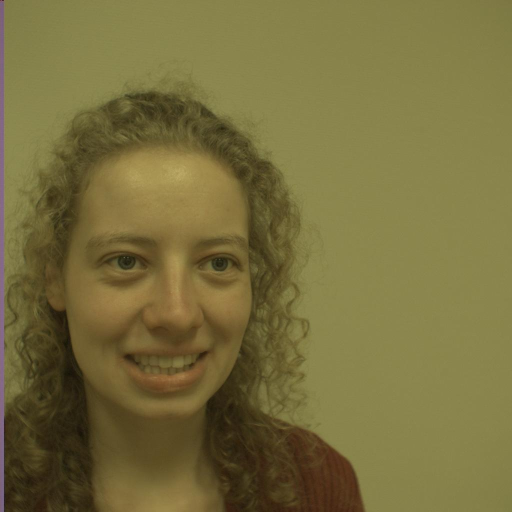
%> input picture code/images/subject2/subject2_Left/subject2_Left_1.jpg, 1024 x 1024 px (shown at 1/2 size)
$ octave main.m   (GNU Octave 9; MATLAB toolbox functions it lacks are replaced by stand-ins)
%> lines starting %> are read from the running program, lines starting %| are printed output that depends on the picture
%> further down, I_Left is the input picture: size 1024x1024x3 uint8; mean R, G, B 119.7, 110.1, 61.6
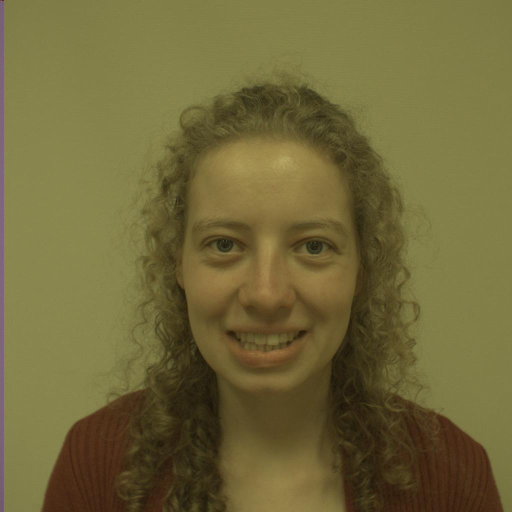
%> input picture code/images/subject2/subject2_Middle/subject2_Middle_1.jpg, 1024 x 1024 px (shown at 1/2 size)
%> further down, I_Middle is the input picture: size 1024x1024x3 uint8; mean R, G, B 112.5, 103.4, 57.6
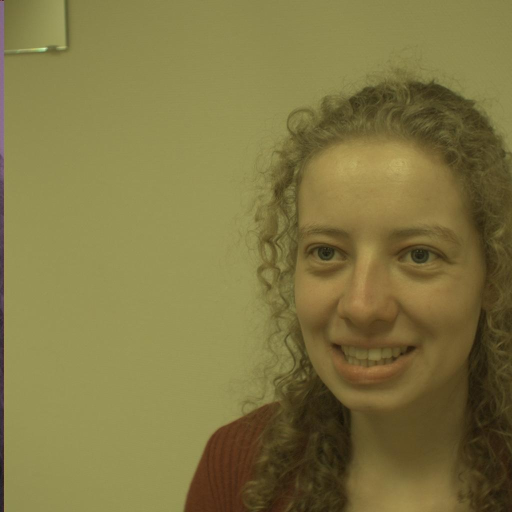
%> input picture code/images/subject2/subject2_Right/subject2_Right_1.jpg, 1024 x 1024 px (shown at 1/2 size)
%> further down, I_Right is the input picture: size 1024x1024x3 uint8; mean R, G, B 128.2, 118.4, 67
### code/colourNorm.m
function [Inorm1, Inorm2, Inorm3] = colourNorm(I1,I2,I3)
% This function gets 2 images and computes the mean and standard deviation
% for each channel of both images together. Then it uses these parameters
% to normalize the images and return them.

% Let's assume that the images are of the same size
    I1 = double(I1); % The functions need double data type
    I2 = double(I2);
    I3 = double(I3);
    [n,m,ch] = size(I1);
%> n = 1024; m = 1024; ch = 3
    Inorm1 = zeros(n,m,ch);
    Inorm2 = zeros(n,m,ch);
    Inorm3 = zeros(n,m,ch);
    mn = ones(ch,1);
    st = ones(ch,1);
    for ii = 1:ch % For each channel
        a = [I1(:,:,ii) I2(:,:,ii)]; % Consider the values in both images
        aa = reshape(a,[n*m*2 1]);
        mn(ii) = mean(aa); % Compute the global mean
        st(ii) = std(aa); % Compute the global standard deviation
        minI = mn(ii)-st(ii); % Use the computed values for the margins
        maxI = mn(ii)+st(ii);
        Inorm1(:,:,ii) = mat2gray(I1(:,:,ii),[minI maxI]); % Normalize
        Inorm2(:,:,ii) = mat2gray(I2(:,:,ii),[minI maxI]); % Normalize
        Inorm3(:,:,ii) = mat2gray(I3(:,:,ii),[minI maxI]); % Normalize
    end
%> this loop made 3 passes
%> (minI, maxI) on passes 1 to 3: (87.58, 144.6), (75.03, 138.5), (38.11, 81.12)
%> pass 1, in colourNorm, `a = [I1(:,:,ii) I2(:,:,ii)];`:
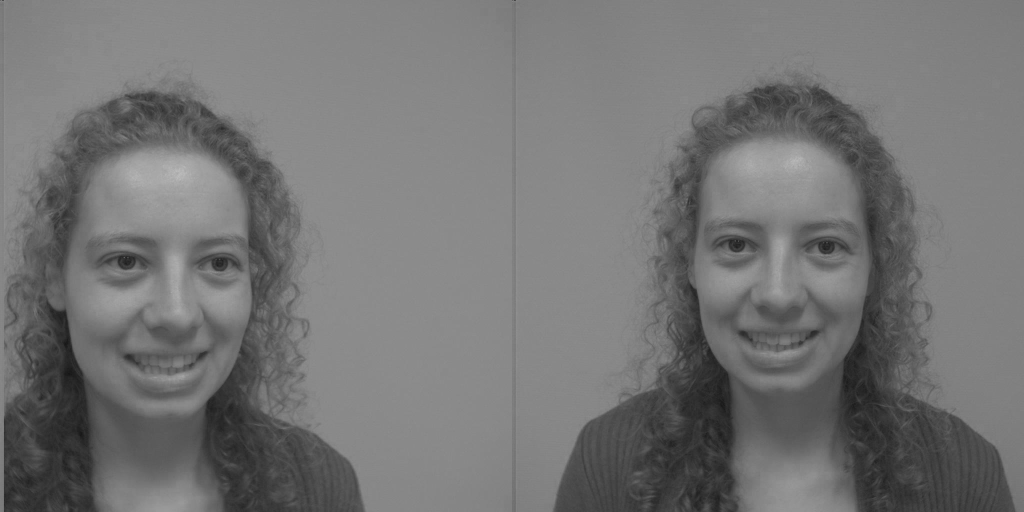
%> a: size 1024x2048 double (shown at 1/2 size); min 20, max 190, mean 116.1
%> pass 3, in colourNorm, `a = [I1(:,:,ii) I2(:,:,ii)];`:
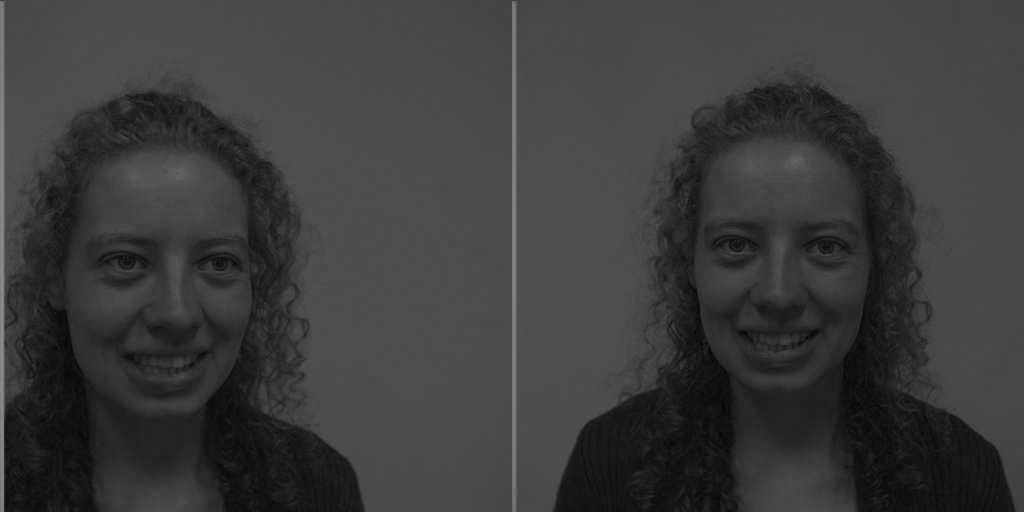
%> a: size 1024x2048 double (shown at 1/2 size); min 0, max 179, mean 59.6
%> after the loop:
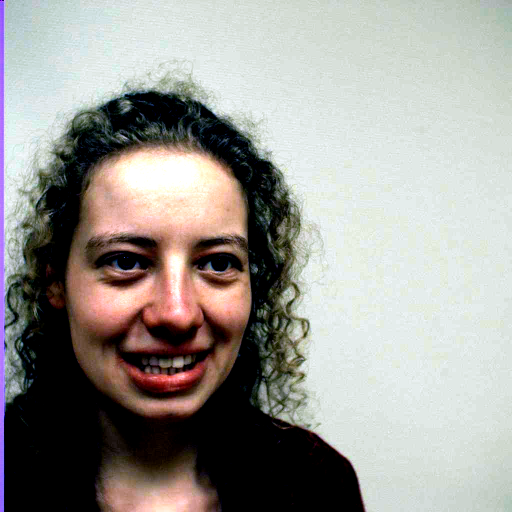
%> Inorm1: size 1024x1024x3 double (shown at 1/2 size); mean R, G, B 0.614, 0.606, 0.587
%> after the loop:
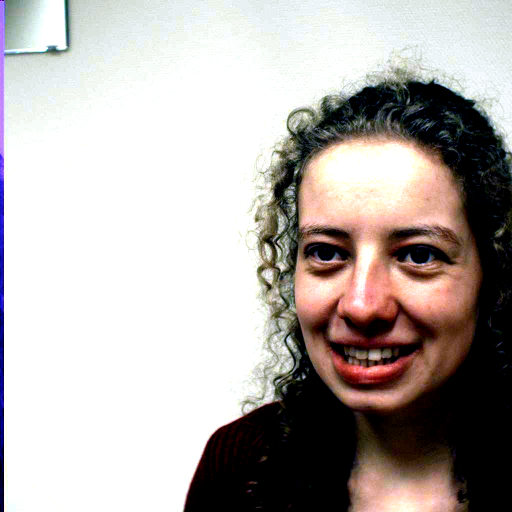
%> Inorm3: size 1024x1024x3 double (shown at 1/2 size); mean R, G, B 0.713, 0.687, 0.674
%> after the loop, mn = [116.1; 106.7; 59.61]; st = [28.52; 31.72; 21.5]
end

### code/background_removal.m
function [BWfinal] = background_removal(im)
% BACKGROUND_REMOVAL
% Based on the Image Processing Toolbox
% "Detect Cell Using Edge Detection and Morphology" example
% Return a mask image of the subject without the background

%% Step 1: Transform to gray image
grayIm = rgb2gray(im);
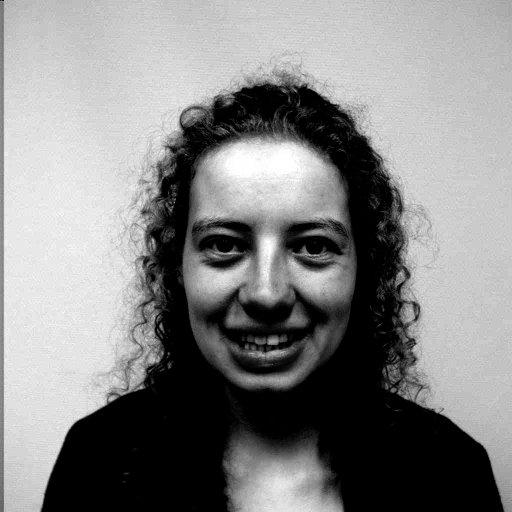
%> grayIm: size 1024x1024 double (shown at 1/2 size); min 0, max 1, mean 0.527

%% Step 2: Detect Entire Cell
[~, threshold] = edge(grayIm, 'sobel');
%> threshold = 0.0552
fudgeFactor = 0.5;
%> the run ends on the next line
BWs = ut_edge(grayIm, 'c', 's', 1.5, 't', threshold * fudgeFactor, 'h', [0.1 0.02]);
% figure
% imshow(BWs)
%title('Binary Gradient Mask')

%% Step 3: Dilate the Image
se90 = strel('line',3,90);
se0 = strel('line',3,0);

BWsdil = imdilate(BWs,[se90 se0]);
%figure
%imshow(BWsdil)
%title('Dilated Gradient Mask')

%% Step 4: Fill Interior Gaps
BWdfill = imfill(BWsdil,'holes');
%figure
%imshow(BWdfill)
%title('Binary Image with Filled Holes')

%% Step 5: Remove Connected Objects on Border (Useless in our case, cause trouble when done)
% [4 lines of commented-out code are left out]
BWnobord = BWdfill;

%% Step 6: Smooth the Object
seD = strel('diamond',1);
BWfinal = imerode(BWnobord,seD);
BWfinal = imerode(BWfinal,seD);
%figure
%imshow(BWfinal)
%title('Segmented Image');

%% Step 7: Visualize the Segmentation
%figure
%imshow(labeloverlay(grayIm,BWfinal))
%title('Mask Over Original Image')

end

### code/main.m
clear
close all

addpath(genpath('functions'))
% Camera calibration
%{
Estimation of the geometric parameters of the stereo camera. It's necessary to select the same amount
of images from both perspectives in order to allow the estimation to compare them. Once the automatic
selection of points from the checkerboards had been done, it will appear the stereo pairs processed and the
calibration will take place. The elimination of some pairs will help to reduce the reprojection errors from
both cameras. The session will be saved and paraments exported. This calibration will take place within the
left and middle checkerboard images, and another calibration with the same process between middle and right.
%}

% stereoCameraCalibrator
load('calibration/stereoParamLtM');
load('calibration/stereoParamMtR');
load('calibration/stereoParamLmono')

% [11 lines of commented-out code are left out]

I_Left = imread("images/subject2/subject2_Left/subject2_Left_1.jpg");
I_Middle = imread("images/subject2/subject2_Middle/subject2_Middle_1.jpg");
I_Right = imread("images/subject2/subject2_Right/subject2_Right_1.jpg");
disparityRange1 = [310,374]; % Determined graphically
disparityRange2 = [310,374]; % Determined graphically


% Colour normalization
[I_Left, I_Middle, I_Right] = colourNorm(I_Left,I_Middle, I_Right);

%% Background Removal
% Middle
back_mask = background_removal(I_Middle);
